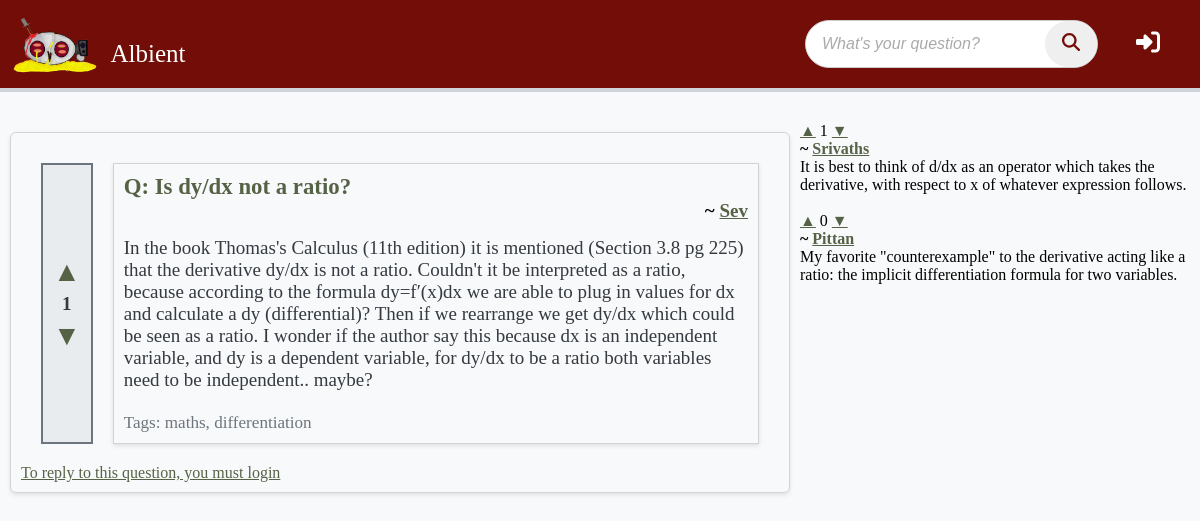
Screenshot of /view_question?id=1 with the database file from the repository.
### albient/models.py (models this page shows)
class Question(db.Model):
    id = sa.Column(sa.Integer, primary_key=True, unique=True)
    title = sa.Column(sa.String(64))
    content = sa.Column(sa.Text)
    user_id = sa.Column(sa.Integer, sa.ForeignKey("user.id"))
    comments = relationship("Comment", backref="question", lazy=True)
    tags = sa.Column(sa.String(32))
    votes = sa.Column(sa.Integer, default=0)
    is_resolved = sa.Column(sa.Boolean, default=False)

class User(db.Model, UserMixin):
    id = sa.Column(sa.Integer, primary_key=True, unique=True)
    role_id = sa.Column(sa.Integer, default=0)  # 0 for normal users, 1 for admin
    email = sa.Column(sa.String(320))
    username = sa.Column(sa.String(64), nullable=False, unique=True)
    display_name = sa.Column(sa.String(32))
    password = sa.Column(sa.String(64), nullable=False)
    rep_points = sa.Column(sa.Integer)
    questions = relationship("Question", backref="op", lazy=True)
    replies = relationship("Comment", backref="op", lazy=True)

class Comment(db.Model):
    id = sa.Column(sa.Integer, primary_key=True, unique=True)
    content = sa.Column(sa.Text)
    votes = sa.Column(sa.Integer, default=0)
    question_id = sa.Column(sa.Integer, sa.ForeignKey("question.id"))
    user_id = sa.Column(sa.Integer, sa.ForeignKey("user.id"))

### albient/routes.py (the view)
@app.route("/view_question", methods=["GET", "POST"])
def view_question():
    post_id = request.args.get("id")
    question = Question.query.filter_by(id=post_id).first()
    assert question is not None
    replies = (
        Comment.query.filter_by(question=question).order_by(desc(Comment.votes)).all()
    )
    form = ReplyPostForm()
    if form.validate_on_submit():
        reply = Comment(content=form.content.data, question=question, op=current_user)
        db.session.add(reply)
        db.session.commit()
        flash("Reply added")
        return redirect(url_for("view_question", id=question.id))
    return render_template(
        "view_question.html",
        form=form,
        title="Reply",
        question=question,
        replies=replies,
    )

### albient/forms.py
class ReplyPostForm(FlaskForm):
    content = TextAreaField("Reply")
    submit = SubmitField("Reply")

### albient/templates/view_question.html
{% extends 'base.html' %}
{% block content %}
  <div class="parent">
    <div class="view_questions">
      <div class="question bigger">
        <div class="vote-buttons">
          <a class="vote-button upvote-icon" href="{{ url_for('upvote_post', post_id=question.id, del=1) }}">&#9650;</a>
          <span>{{ question.votes }}</span>
          <a class="vote-button downvote-icon" href="{{ url_for('upvote_post', post_id=question.id, del=- 1) }}">&#9660;</a>
        </div>
        <div class="notvotebuttons">
          <a href="{{ url_for('view_question', id=question.id) }}" class="question-title">Q: {{ question.title }}</a>
          <h4>~ <a href="{{ url_for('view_user', username=question.op.username) }}">{{ question.op.display_name }}</a></h4>
          <p>{{ question.content }}</p>
          <small>Tags: {{ question.tags }}</small>
        </div>
      </div>
      {% if current_user.is_authenticated %}
        <div class="ask-form reply-form">
          <h2>Reply to this question:</h2>
          <form action="" method="POST">
            <fieldset>
              {{ form.hidden_tag() }}
              {% if form.content.errors %}
                {{ form.content() }}
                {% for error in form.content.errors %}
                  <p class="form-error">{{ error }}</p>
                {% endfor %}
              {% else %}
                {{ form.content() }}
              {% endif %}
              {{ form.submit() }}
            </fieldset>
          </form>
        </div>
      {% else %}
        <a href="{{ url_for('login') }}">To reply to this question, you must login</a>
      {% endif %}
    </div>
    <div class="replies">
      {% for reply in replies %}
        <div class="reply">
          <div class="vote-buttons">
            <a class="vote-button upvote-icon" href="{{ url_for('upvote_comment', comment_id=reply.id, del=1) }}">&#9650;</a>
            <span>{{ reply.votes }}</span>
            <a class="vote-button downvote-icon" href="{{ url_for('upvote_comment', comment_id=reply.id, del=- 1) }}">&#9660;</a>
          </div>
          <div class="notvotebuttons">
            <h4>~ <a href="{{ url_for('view_user', username=question.op.username) }}">{{ reply.op.display_name }}</a></h4>
            <p>{{ reply.content }}</p>
          </div>
        </div>
        <br />
      {% endfor %}
    </div>
  </div>
{% endblock %}

### albient/static/syles.css (style rules this page uses)
:root { --seasalt: #f8f9faff; --antiflash-white: #e9ecefff; --platinum: #dee2e6ff; --french-gray: #ced4daff; --french-gray-2: #adb5bdff; --slate-gray: #6c757dff; --outer-space: #495057ff; --onyx: #343a40ff; --eerie-black: #212529ff; --brick: #720E07; }
a:visited, a { color: #566246; }
* { margin: 0; padding: 0; }
body { min-height: 100vh; margin: 0; padding: 0; font-family: 'Monaspace Radon Var'; background: var(--seasalt); }
.parent { display: grid; grid-template-columns: 8fr 4fr; grid-template-rows: 1fr; grid-template-areas: "view_questions ask_questions"; }
.parent .view_questions .question { margin: 10px 10px; padding: 10px; display: flex; }
.parent .view_questions .question .vote-buttons { display: flex; flex-direction: column; justify-content: center; align-items: center; margin-right: 10px; font-size: 1em; font-weight: bold; color: var(--onyx); background-color: var(--antiflash-white); padding: 10px; border: 2px solid var(--slate-gray); }
.parent .view_questions .question .vote-buttons a { margin: 5px 0; font-size: 28px; text-decoration: none; cursor: pointer; }
.parent .view_questions .question .notvotebuttons { border: 1px solid var(--french-gray); padding: 10px; margin-left: 10px; box-shadow: 0 2px 4px rgba(0, 0, 0, 0.1); width: 100%; }
.parent .view_questions .question .notvotebuttons small { font-size: 0.9em; color: var(--slate-gray); }
.parent .view_questions .question .notvotebuttons a.question-title { font-size: 1.2em; font-weight: bold; text-decoration: none; }
.parent .view_questions .question .notvotebuttons p { font-size: 1em; color: var(--onyx); }
.parent .view_questions { border: 1px solid var(--french-gray); border-radius: 6px; padding: 10px; margin: 10px; box-shadow: 0 2px 4px rgba(0, 0, 0, 0.1); overflow: hidden; -ms-overflow-style: none; scrollbar-width: none; }
.question p { margin-top: 15px; margin-bottom: 20px; }
.question h4 { text-align: right; }
.bigger { font-size: 19px; }

### albient/static/navbar.css (style rules this page uses)
:root { --seasalt: #f8f9faff; --antiflash-white: #e9ecefff; --platinum: #dee2e6ff; --french-gray: #ced4daff; --french-gray-2: #adb5bdff; --slate-gray: #6c757dff; --outer-space: #495057ff; --onyx: #343a40ff; --eerie-black: #212529ff; --logo-color: #ff5733ff; --brick: #720E07; }

### rows the page displays
Question: votes "1", title "Is dy/dx not a ratio?", content "In the book Thomas's Calculus (11th edition) it is mentioned (Section 3.8 pg 225) that the derivative dy/dx is not a ratio. Couldn't it be interpreted as a ratio, because according to the formula dy=f′(x)dx we are able to plug in values for dx and calculate a dy (differential)? Then if we rearrange we get dy/dx which could be seen as a ratio. I wonder if the author say this because dx is an independent variable, and dy is a dependent variable, for dy/dx to be a ratio both variables need to be independent.. maybe?", tags "maths, differentiation"
User: op.display_name "Sev"
Comment: votes "1", op.display_name "Srivaths", content "It is best to think of d/dx as an operator which takes the derivative, with respect to x of whatever expression follows."
Comment: votes "0", op.display_name "Pittan", content "My favorite \"counterexample\" to the derivative acting like a ratio: the implicit differentiation formula for two variables."
